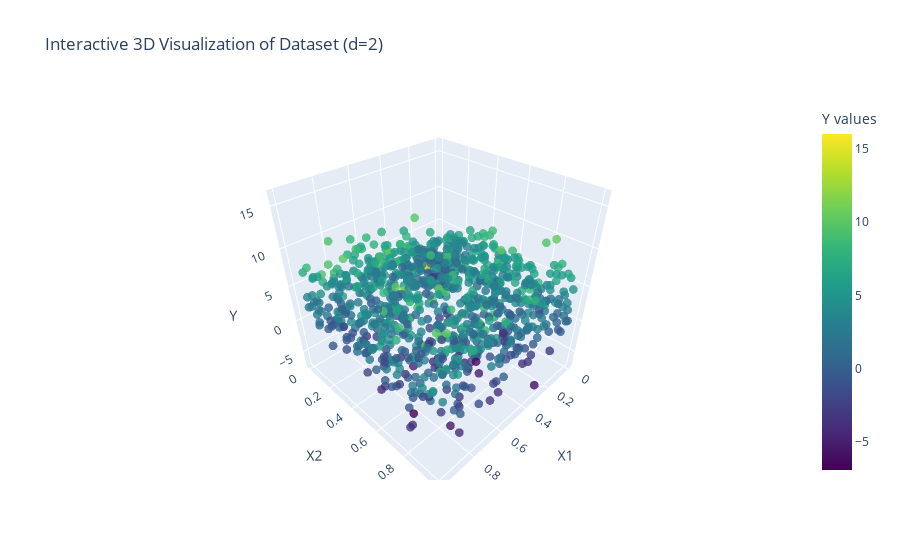

Notebook source saved alongside this figure:
### Code cell
import numpy as np
import plotly.graph_objects as go

# Parameters
d = 2
n_samples = 1000 # Number of samples
beta = np.array([1, 1] + [0] * (d - 2))  # Beta vector with first two elements as 1, rest as 0

# Generate X ~ Unif([0, 1]^d)
X = np.random.uniform(0, 1, size=(n_samples, d))

# Define f(x)
def f(x):
    return 2 * np.sin(np.pi * x) + np.pi * x

# Generate epsilon ~ N(0, 1)
epsilon = np.random.normal(0, 1, size=n_samples)

# Compute Y
beta_X = X @ beta  # Dot product of beta and X
Y = f(beta_X) + epsilon * np.sqrt(1 + beta_X**2) * 2

# Create an interactive 3D scatter plot with Plotly
fig = go.Figure(
    data=go.Scatter3d(
        x=X[:, 0],
        y=X[:, 1],
        z=Y,
        mode='markers',
        marker=dict(
            size=3,
            color=Y,  # Color based on Y values
            colorscale='Viridis',  # Color scale
            colorbar=dict(title="Y values"),
            opacity=0.8,
        ),
    )
)

# Update layout for better visualization
fig.update_layout(
    scene=dict(
        xaxis_title='X1',
        yaxis_title='X2',
        zaxis_title='Y',
    ),
    title="Interactive 3D Visualization of Dataset (d=2)",
)

# Show the interactive plot
fig.show()

### Figure 1 — Plotly figure (JSON) as saved in the notebook; plotly's stock layout.template omitted (floating-point values rounded to 4 significant figures; data arrays with more than 128 entries replaced by an {"elided": "..."} marker saying what was removed)
{"data": [{"marker": {"color": {"elided": "1000 float values"}, "colorbar": {"title": {"text": "Y values"}}, "colorscale": [[0, "#440154"], [0.1111, "#482878"], [0.2222, "#3e4989"], [0.3333, "#31688e"], [0.4444, "#26828e"], [0.5556, "#1f9e89"], [0.6667, "#35b779"], [0.7778, "#6ece58"], [0.8889, "#b5de2b"], [1, "#fde725"]], "opacity": 0.8, "size": 3}, "mode": "markers", "type": "scatter3d", "x": {"elided": "1000 float values"}, "y": {"elided": "1000 float values"}, "z": {"elided": "1000 float values"}}], "layout": {"scene": {"xaxis": {"title": {"text": "X1"}}, "yaxis": {"title": {"text": "X2"}}, "zaxis": {"title": {"text": "Y"}}}, "title": {"text": "Interactive 3D Visualization of Dataset (d=2)"}}}
